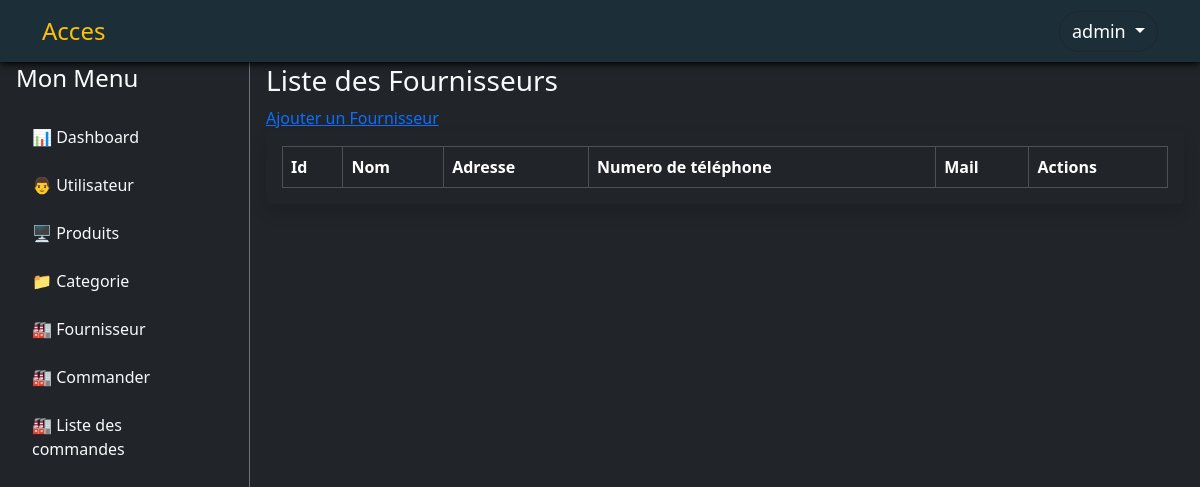
Before: /index.php?action=supplier_list (signed in) with the older database file.
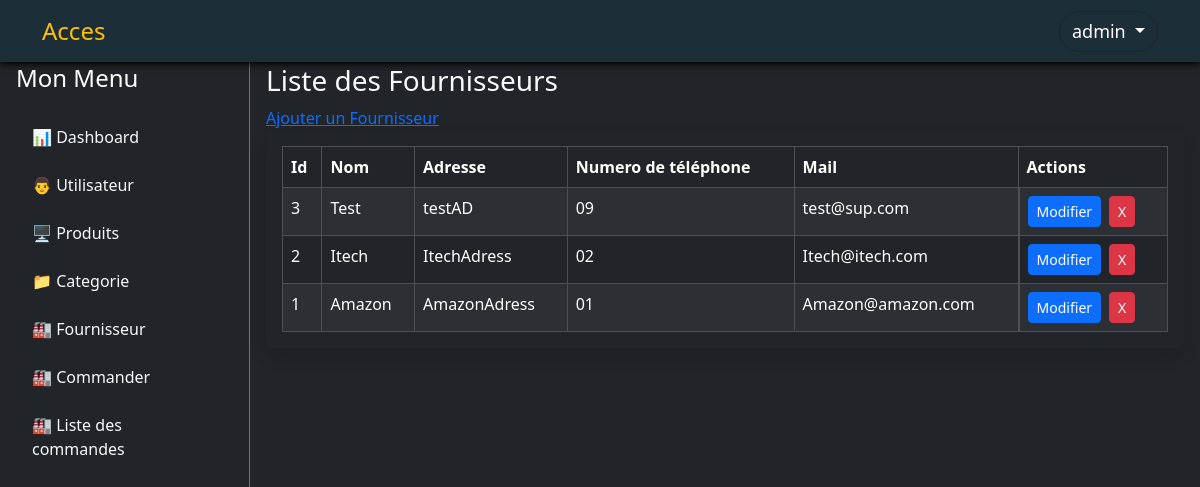
After: the same page with the newer database file.
### tables this page shows
CREATE TABLE IF NOT EXISTS `supplier` (
  `supplier_id` int NOT NULL AUTO_INCREMENT,
  `supplier` varchar(25) NOT NULL,
  `supplier_address` varchar(25) NOT NULL,
  `supplier_phone_number` varchar(20) NOT NULL,
  `supplier_email` varchar(100) NOT NULL,
  PRIMARY KEY (`supplier_id`)
);

### controllers/SupplierController.php (called while the page is built, shortened)
<?php
require_once __DIR__ . '/../models/Supplier.php';
class SupplierController
{
    private Supplier $supplierModel;
    public function __construct(Supplier $supplierModel)
    {
        $this->supplierModel = $supplierModel;
    }
    public function index()
    {
        $suppliers = $this->supplierModel->get_all_supplier();
        require __DIR__ . '/../views/admin/supplier/index.php';
    }
}

### models/Supplier.php (called while the page is built, shortened)
<?php
require_once __DIR__ . '/../config/database.php';
class Supplier
{
    private $db;
    public function __construct() {
        $this->db = Database::getInstance()->getConnection();
    }
    public function get_all_supplier()
    {
        $sql = "SELECT * FROM supplier ORDER BY supplier_id DESC";
        $stmt = $this->db->query($sql);
        return $stmt->fetchAll(PDO::FETCH_ASSOC);
    }
}
?>

### config/database.php (called while the page is built)
<?php
class Database {
    private static $instance = null;
    private $connection;
    private $host = 'localhost';
    private $dbname = 'nfe';
    private $username = 'root';
    private $password = '';
    private function __construct() {
        try {
            $this->connection = new PDO("mysql:host=$this->host;dbname=$this->dbname;charset=utf8", $this->username, $this->password);
            $this->connection->setAttribute(PDO::ATTR_ERRMODE, PDO::ERRMODE_EXCEPTION);
        } catch (PDOException $e) {
            die("Erreur de connexion : " . $e->getMessage());
        }
    }
    public static function getInstance() {
        if (!self::$instance) {
            self::$instance = new Database();
        }
        return self::$instance;
    }
    public function getConnection() {
        return $this->connection;
    }
}
?>

### views/admin/supplier/index.php (the view, shortened to what this page needs)
<?php include __DIR__.'/../layout/header.php';?>
  <div class="flex-grow-1 p-3 mt-5">
    <h3>Liste des Fournisseurs</h3>
    <a href="index.php?action=supplier_create">Ajouter un Fournisseur</a>
<div class="table-responsive bg-dark p-3 rounded shadow">
    <table class="table table-dark table-striped table-hover table-bordered mb-0">
    <thead>
    <tr>
        <th>Id</th>
        <th>Nom</th>
        <th>Adresse</th>
        <th>Numero de téléphone</th>
        <th>Mail</th>
        <th>Actions</th>
    </tr>
    </thead>
    <?php if(!empty($suppliers)):?>
    <tbody>
    <?php foreach($suppliers as $supplier) : ?>
        <tr>
            <td><?= $supplier['supplier_id']; ?></td>
            <td><?= $supplier['supplier']; ?></td>
            <td><?= $supplier['supplier_address']; ?></td>
            <td><?= $supplier['supplier_phone_number']; ?></td>
            <td><?= $supplier['supplier_email']; ?></td>
            <td class="d-flex align-items-center gap-2">
                <a href="index.php?action=supplier_edit&id=<?= $supplier['supplier_id']?>">
                    <button class="btn btn-sm btn-primary">Modifier</button>
                </a>
                <form method='POST' action="index.php?action=supplier_delete&id=<?= $supplier['supplier_id']?>" onsubmit="return confirm('Voulez-vous vraiment supprimer ce produit ? <?= $supplier['supplier_id'];?>?');" class="d-inline-block m-0 p-0">
                    <input class="btn btn-danger btn-sm" title="Supprimer"  type="submit" value="X">
                </form>
            </td>
        </tr>
    <?php endforeach; ?>
    </tbody>
    <?php endif;?>
    </table>
</div>
<?php include __DIR__.'/../layout/footer.php';?>

Changed rows visible on the page:
added supplier: supplier_id "3", supplier "Test", supplier_address "testAD", supplier_phone_number "09", supplier_email "test@sup.com"
added supplier: supplier_id "2", supplier "Itech", supplier_address "ItechAdress", supplier_phone_number "02", supplier_email "Itech@itech.com"
added supplier: supplier_id "1", supplier "Amazon", supplier_address "AmazonAdress", supplier_phone_number "01", supplier_email "Amazon@amazon.com"
